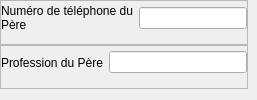
           <widget class="QWidget" name="widget_23" native="true">
            <layout class="QVBoxLayout" name="verticalLayout_14">
             <property name="spacing">
              <number>0</number>
             </property>
             <property name="leftMargin">
              <number>0</number>
             </property>
             <property name="topMargin">
              <number>0</number>
             </property>
             <property name="rightMargin">
              <number>9</number>
             </property>
             <item>
              <widget class="QFrame" name="frame_50">
               <property name="frameShape">
                <enum>QFrame::StyledPanel</enum>
               </property>
               <property name="frameShadow">
                <enum>QFrame::Raised</enum>
               </property>
               <layout class="QHBoxLayout" name="horizontalLayout_75">
                <property name="leftMargin">
                 <number>0</number>
                </property>
                <property name="topMargin">
                 <number>0</number>
                </property>
                <property name="rightMargin">
                 <number>0</number>
                </property>
                <item>
                 <widget class="QLabel" name="label_101">
                  <property name="text">
                   <string>Numéro de téléphone du Père</string>
                  </property>
                  <property name="wordWrap">
                   <bool>true</bool>
                  </property>
                 </widget>
                </item>
                <item>
                 <widget class="QLineEdit" name="updateNumeroPere"/>
                </item>
               </layout>
              </widget>
             </item>
             <item>
              <widget class="QFrame" name="frame_49">
               <property name="frameShape">
                <enum>QFrame::StyledPanel</enum>
               </property>
               <property name="frameShadow">
                <enum>QFrame::Raised</enum>
               </property>
               <layout class="QHBoxLayout" name="horizontalLayout_74">
                <property name="leftMargin">
                 <number>0</number>
                </property>
                <property name="topMargin">
                 <number>0</number>
                </property>
                <property name="rightMargin">
                 <number>0</number>
                </property>
                <item>
                 <widget class="QLabel" name="label_100">
                  <property name="text">
                   <string>Profession du Père</string>
                  </property>
                 </widget>
                </item>
                <item>
                 <widget class="QLineEdit" name="updateProfessionPere"/>
                </item>
               </layout>
              </widget>
             </item>
            </layout>
           </widget>
